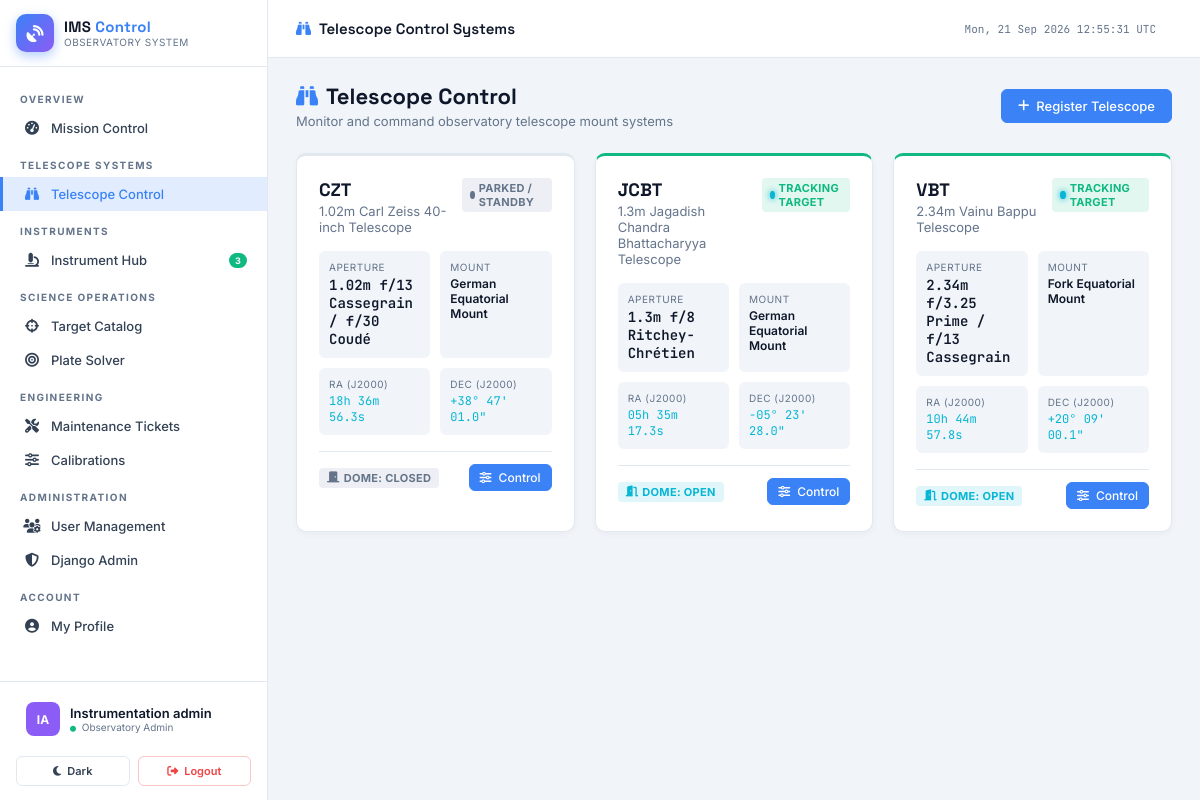
/telescopes/ (signed in), run on the app's committed database.
### accounts/models.py (models this page shows, shortened)
class User(AbstractUser):
    ROLE_ADMIN = 'admin'
    ROLE_ENGINEER = 'engineer'
    ROLE_OBSERVER = 'observer'
    ROLE_CHOICES = [
        (ROLE_ADMIN, 'Observatory Admin'),
        (ROLE_ENGINEER, 'Instrument Engineer'),
        (ROLE_OBSERVER, 'Astronomical Observer'),
    ]
    DEPARTMENT_CHOICES = [
        ('optics', 'Optics & Instrumentation'),
        ('electronics', 'Control Electronics'),
        ('software', 'Software & Telemetry'),
        ('astronomy', 'Observational Astronomy'),
        ('operations', 'Site Operations'),
    ]
    role = models.CharField(
        max_length=20, choices=ROLE_CHOICES, default=ROLE_OBSERVER,
        help_text="Primary functional role in the observatory system."
    )
    department = models.CharField(
        max_length=30, choices=DEPARTMENT_CHOICES, default='astronomy'
    )
    designation = models.CharField(max_length=100, blank=True, help_text="Job title or academic rank.")
    phone = models.CharField(max_length=20, blank=True)
    avatar_color = models.CharField(max_length=7, default="#4f8ef7")
    theme_preference = models.CharField(
        max_length=10,
        choices=[('dark', 'Dark Observatory Theme'), ('light', 'Light Theme')],
        default='dark'
    )
    assigned_telescopes = models.ManyToManyField(
        'telescopes.Telescope',
        blank=True,
        related_name='assigned_observers',
        help_text="Telescopes this observer is authorized to view and control."
    )
    created_at = models.DateTimeField(auto_now_add=True)
    updated_at = models.DateTimeField(auto_now=True)
    class Meta:
        verbose_name = "User"
        verbose_name_plural = "Users"
        ordering = ["username"]
    @property
    def is_admin(self):
        return self.role == self.ROLE_ADMIN or self.is_superuser
    def get_accessible_telescopes(self):
        from telescopes.models import Telescope
        if self.is_admin or self.is_engineer:
            return Telescope.objects.all()
        if self.role == self.ROLE_OBSERVER:
            return self.assigned_telescopes.all()
        return Telescope.objects.none()
    @property
    def display_name(self):
        return self.get_full_name() or self.username
    @property
    def initials(self):
        name = self.get_full_name()
        if name:
            parts = name.split()
            return "".join(p[0].upper() for p in parts[:2])
        return self.username[:2].upper()

### telescopes/models.py (models this page shows, shortened)
class Telescope(models.Model):
    STATUS_ONLINE = 'online'
    STATUS_SLEWING = 'slewing'
    STATUS_TRACKING = 'tracking'
    STATUS_IDLE = 'idle'
    STATUS_MAINTENANCE = 'maintenance'
    STATUS_FAULT = 'fault'
    STATUS_CHOICES = [
        (STATUS_ONLINE, 'Online / Ready'),
        (STATUS_SLEWING, 'Slewing Target'),
        (STATUS_TRACKING, 'Tracking Target'),
        (STATUS_IDLE, 'Parked / Standby'),
        (STATUS_MAINTENANCE, 'Maintenance Mode'),
        (STATUS_FAULT, 'System Fault'),
    ]
    MOUNT_CHOICES = [
        ('alt_az', 'Alt-Azimuth Mount'),
        ('german_eq', 'German Equatorial Mount'),
        ('fork_eq', 'Fork Equatorial Mount'),
    ]
    DOME_CHOICES = [
        ('closed', 'Closed'),
        ('open', 'Open'),
        ('parkov', 'Parked'),
        ('rotating', 'Rotating / Slewing'),
    ]
    name = models.CharField(max_length=150, help_text="Official name of the observatory telescope.")
    code = models.CharField(max_length=20, unique=True, help_text="Short system code identifier.")
    aperture = models.FloatField(help_text="Primary mirror aperture diameter in meters.")
    focal_ratio = models.CharField(max_length=10, default="f/9", help_text="Focal ratio (e.g., f/9, f/11).")
    mount_type = models.CharField(max_length=20, choices=MOUNT_CHOICES, default='alt_az')
    location = models.CharField(max_length=100, default="IIA Observatory Site")
    status = models.CharField(max_length=20, choices=STATUS_CHOICES, default=STATUS_IDLE)
    right_ascension = models.CharField(max_length=30, default="00h 00m 00.0s")
    declination = models.CharField(max_length=30, default="+00° 00' 00.0\"")
    epoch = models.CharField(max_length=10, default="J2000")
    focus_position = models.FloatField(default=12.50, help_text="Focuser position in mm.")
    dome_status = models.CharField(max_length=20, choices=DOME_CHOICES, default='closed')
    dome_azimuth = models.FloatField(default=0.0, help_text="Dome azimuth angle in degrees.")
    primary_mirror_temp = models.FloatField(default=5.2, help_text="Mirror temperature in °C.")
    ambient_temp = models.FloatField(default=2.1, help_text="Ambient dome air temperature in °C.")
    humidity = models.FloatField(default=35.0, help_text="Relative humidity percentage.")
    created_at = models.DateTimeField(auto_now_add=True)
    updated_at = models.DateTimeField(auto_now=True)
    class Meta:
        verbose_name = "Telescope"
        verbose_name_plural = "Telescopes"
        ordering = ["code"]

### telescopes/views.py (the view)
# urls.py: path('', views.telescope_list_view, name='telescope_list'),
@login_required
def telescope_list_view(request):
    telescopes = request.user.get_accessible_telescopes().order_by('code')
    return render(request, 'telescopes/telescope_list.html', {'telescopes': telescopes})

### core/context_processors.py (called while the page is built)
def observatory_context(request):
    context = {}
    if request.user.is_authenticated:
        context['total_telescopes'] = Telescope.objects.count()
        context['online_telescopes'] = Telescope.objects.filter(status='online').count()
        context['total_instruments'] = Instrument.objects.count()
        context['online_instruments'] = Instrument.objects.filter(status='online').count()
        context['open_tickets'] = MaintenanceTicket.objects.filter(status='open').count()
        context['critical_tickets'] = MaintenanceTicket.objects.filter(status='open', severity='critical').count()
    return context

### templates/telescopes/telescope_list.html (shortened to what this page needs)
{% extends 'base.html' %}
{% block nav_telescopes %}active{% endblock %}
{% block topbar_title %}<i class="fas fa-binoculars" style="color:var(--accent);margin-right:8px;"></i>Telescope Control Systems{% endblock %}
{% block content %}
<div class="page-header">
    <div>
        <h1 class="page-title"><i class="fas fa-binoculars"></i>Telescope Control</h1>
        <p class="page-subtitle">Monitor and command observatory telescope mount systems</p>
    </div>
    <div class="page-actions">
        {% if user.is_admin %}
        <a href="{% url 'telescopes:telescope_create' %}" class="btn btn-primary"><i class="fas fa-plus"></i> Register Telescope</a>
        {% endif %}
    </div>
</div>
<div class="grid grid-3" style="margin-bottom:20px;">
    {% for telescope in telescopes %}
    <div class="card" style="border-top:3px solid {% if telescope.status == 'online' or telescope.status == 'tracking' %}var(--green){% elif telescope.status == 'fault' %}var(--red){% elif telescope.status == 'maintenance' %}var(--yellow){% else %}var(--border){% endif %};">
        <div style="display:flex;align-items:flex-start;justify-content:space-between;gap:12px;margin-bottom:16px;">
            <div>
                <div style="font-family:'Space Grotesk',sans-serif;font-size:18px;font-weight:700;color:var(--text-primary);">{{ telescope.code }}</div>
                <div style="font-size:13px;color:var(--text-muted);margin-top:2px;">{{ telescope.name }}</div>
            </div>
            <span class="badge {% if telescope.status == 'online' or telescope.status == 'tracking' %}badge-green{% elif telescope.status == 'fault' %}badge-red{% elif telescope.status == 'maintenance' %}badge-yellow{% else %}badge-gray{% endif %}">
                <span class="status-dot dot-{{ telescope.status }}" style="margin-right:0;"></span>
                {{ telescope.get_status_display }}
            </span>
        </div>
        <div style="display:grid;grid-template-columns:1fr 1fr;gap:10px;margin-bottom:16px;">
            <div style="background:var(--bg-primary);padding:10px;border-radius:var(--radius-sm);">
                <div style="font-size:10px;color:var(--text-muted);text-transform:uppercase;letter-spacing:0.5px;margin-bottom:3px;">Aperture</div>
                <div class="mono" style="font-size:14px;font-weight:600;color:var(--text-primary);">{{ telescope.aperture }}m {{ telescope.focal_ratio }}</div>
            </div>
            <div style="background:var(--bg-primary);padding:10px;border-radius:var(--radius-sm);">
                <div style="font-size:10px;color:var(--text-muted);text-transform:uppercase;letter-spacing:0.5px;margin-bottom:3px;">Mount</div>
                <div style="font-size:12px;font-weight:600;color:var(--text-primary);">{{ telescope.get_mount_type_display }}</div>
            </div>
            <div style="background:var(--bg-primary);padding:10px;border-radius:var(--radius-sm);">
                <div style="font-size:10px;color:var(--text-muted);text-transform:uppercase;letter-spacing:0.5px;margin-bottom:3px;">RA (J2000)</div>
                <div class="mono" style="font-size:12px;color:var(--cyan);">{{ telescope.right_ascension }}</div>
            </div>
            <div style="background:var(--bg-primary);padding:10px;border-radius:var(--radius-sm);">
                <div style="font-size:10px;color:var(--text-muted);text-transform:uppercase;letter-spacing:0.5px;margin-bottom:3px;">DEC (J2000)</div>
                <div class="mono" style="font-size:12px;color:var(--cyan);">{{ telescope.declination }}</div>
            </div>
        </div>
        <div style="display:flex;align-items:center;justify-content:space-between;gap:8px;padding-top:12px;border-top:1px solid var(--border);">
            <div>
                <span class="badge {% if telescope.dome_status == 'open' %}badge-cyan{% else %}badge-gray{% endif %}">
                    <i class="fas fa-{% if telescope.dome_status == 'open' %}door-open{% else %}door-closed{% endif %}"></i>
                    Dome: {{ telescope.get_dome_status_display }}
                </span>
            </div>
            <a href="{% url 'telescopes:telescope_detail' telescope.pk %}" class="btn btn-primary btn-sm">
                <i class="fas fa-sliders-h"></i> Control
            </a>
        </div>
    </div>
    {% endfor %}
</div>
{% endblock %}

### templates/base.html (shortened to what this page needs)
<!DOCTYPE html>
<html lang="en" data-theme="{% if user.is_authenticated %}{{ user.theme_preference|default:'dark' }}{% else %}dark{% endif %}">
<head>
    {% load static %}
    <link rel="stylesheet" href="https://cdnjs.cloudflare.com/ajax/libs/font-awesome/6.5.0/css/all.min.css">
</head>
<body>
<nav class="sidebar">
    <div class="sidebar-logo">
        <a href="{% url 'core:dashboard' %}" class="logo-mark">
            <div class="logo-icon"><i class="fas fa-satellite-dish"></i></div>
            <div class="logo-text-block">
                <div class="logo-title">IMS <span>Control</span></div>
                <div class="logo-sub">Observatory System</div>
            </div>
        </a>
    </div>
    <nav class="sidebar-nav">
        <div class="nav-section-label">Overview</div>
        <a href="{% url 'core:dashboard' %}" class="nav-item {% block nav_dashboard %}{% endblock %}">
            <i class="fas fa-gauge-high"></i> Mission Control
        </a>
        <div class="nav-section-label">Telescope Systems</div>
        <a href="{% url 'telescopes:telescope_list' %}" class="nav-item {% block nav_telescopes %}{% endblock %}">
            <i class="fas fa-binoculars"></i> Telescope Control
        </a>
        <div class="nav-section-label">Instruments</div>
        <a href="{% url 'instruments:instrument_list' %}" class="nav-item {% block nav_instruments %}{% endblock %}">
            <i class="fas fa-microscope"></i> Instrument Hub
            {% if online_instruments %}<span class="nav-badge green">{{ online_instruments }}</span>{% endif %}
        </a>
        <div class="nav-section-label">Science Operations</div>
        <a href="{% url 'observations:target_list' %}" class="nav-item {% block nav_targets %}{% endblock %}">
            <i class="fas fa-crosshairs"></i> Target Catalog
        </a>
        <a href="{% url 'platesolver:index' %}" class="nav-item {% block nav_platesolver %}{% endblock %}">
            <i class="fas fa-bullseye"></i> Plate Solver
        </a>
        <div class="nav-section-label">Engineering</div>
        <a href="{% url 'maintenance:ticket_list' %}" class="nav-item {% block nav_tickets %}{% endblock %}">
            <i class="fas fa-screwdriver-wrench"></i> Maintenance Tickets
        </a>
        <a href="{% url 'maintenance:calibration_list' %}" class="nav-item {% block nav_calibrations %}{% endblock %}">
            <i class="fas fa-sliders"></i> Calibrations
        </a>
        {% if user.is_admin %}
        <div class="nav-section-label">Administration</div>
        <a href="{% url 'accounts:user_list' %}" class="nav-item {% block nav_users %}{% endblock %}">
            <i class="fas fa-users-cog"></i> User Management
        </a>
        <a href="/admin/" class="nav-item" target="_blank">
            <i class="fas fa-shield-halved"></i> Django Admin
        </a>
        {% endif %}
        <div class="nav-section-label">Account</div>
        <a href="{% url 'accounts:profile' %}" class="nav-item {% block nav_profile %}{% endblock %}">
            <i class="fas fa-circle-user"></i> My Profile
        </a>
    </nav>
    <div class="sidebar-user">
        <div class="user-card">
            <div class="user-avatar" style="background: {{ user.avatar_color|default:'#3b82f6' }}">
                {{ user.initials }}
            </div>
            <div style="flex:1; min-width:0;">
                <div class="user-name">{{ user.display_name }}</div>
                <div class="user-role-badge">
                    <i class="fas fa-circle" style="font-size:6px; color:var(--green); margin-right:3px;"></i>
                    {{ user.get_role_display }}
                </div>
            </div>
        </div>
    </div>
    <div class="sidebar-actions">
        <a href="{% url 'accounts:toggle_theme' %}" class="btn-sidebar-action btn-theme" title="Toggle Theme">
            <i class="fas {% if user.theme_preference == 'dark' %}fa-sun{% else %}fa-moon{% endif %}"></i>
            <span>{% if user.theme_preference == 'dark' %}Light{% else %}Dark{% endif %}</span>
        </a>
        <a href="{% url 'accounts:logout' %}" class="btn-sidebar-action btn-logout">
            <i class="fas fa-right-from-bracket"></i>
            <span>Logout</span>
        </a>
    </div>
</nav>
<div class="main-content">
    <header class="topbar">
        <div class="topbar-title">{% block topbar_title %}Instrument Management System{% endblock %}</div>
        <div class="topbar-meta" id="live-clock">Loading…</div>
    </header>
    <main class="page-body">
        {% block content %}{% endblock %}
    </main>
</div>
</body>
</html>

### data on the page
User: initials "IA", display_name "Instrumentation admin", role "Observatory Admin"
Telescope: code "CZT", name "1.02m Carl Zeiss 40-inch Telescope", status "PARKED / STANDBY", aperture "1.02", focal_ratio "f/13 Cassegrain / f/30 Coudé", mount_type "German Equatorial Mount", right_ascension "18h 36m 56.3s", declination "+38° 47' 01.0\"", dome_status "CLOSED"
Telescope: code "JCBT", name "1.3m Jagadish Chandra Bhattacharyya Telescope", status "TRACKING TARGET", aperture "1.3", focal_ratio "f/8 Ritchey-Chrétien", mount_type "German Equatorial Mount", right_ascension "05h 35m 17.3s", declination "-05° 23' 28.0\"", dome_status "OPEN"
Telescope: code "VBT", name "2.34m Vainu Bappu Telescope", status "TRACKING TARGET", aperture "2.34", focal_ratio "f/3.25 Prime / f/13 Cassegrain", mount_type "Fork Equatorial Mount", right_ascension "10h 44m 57.8s", declination "+20° 09' 00.1\"", dome_status "OPEN"

### other printed values
{{ online_instruments }} "3"
